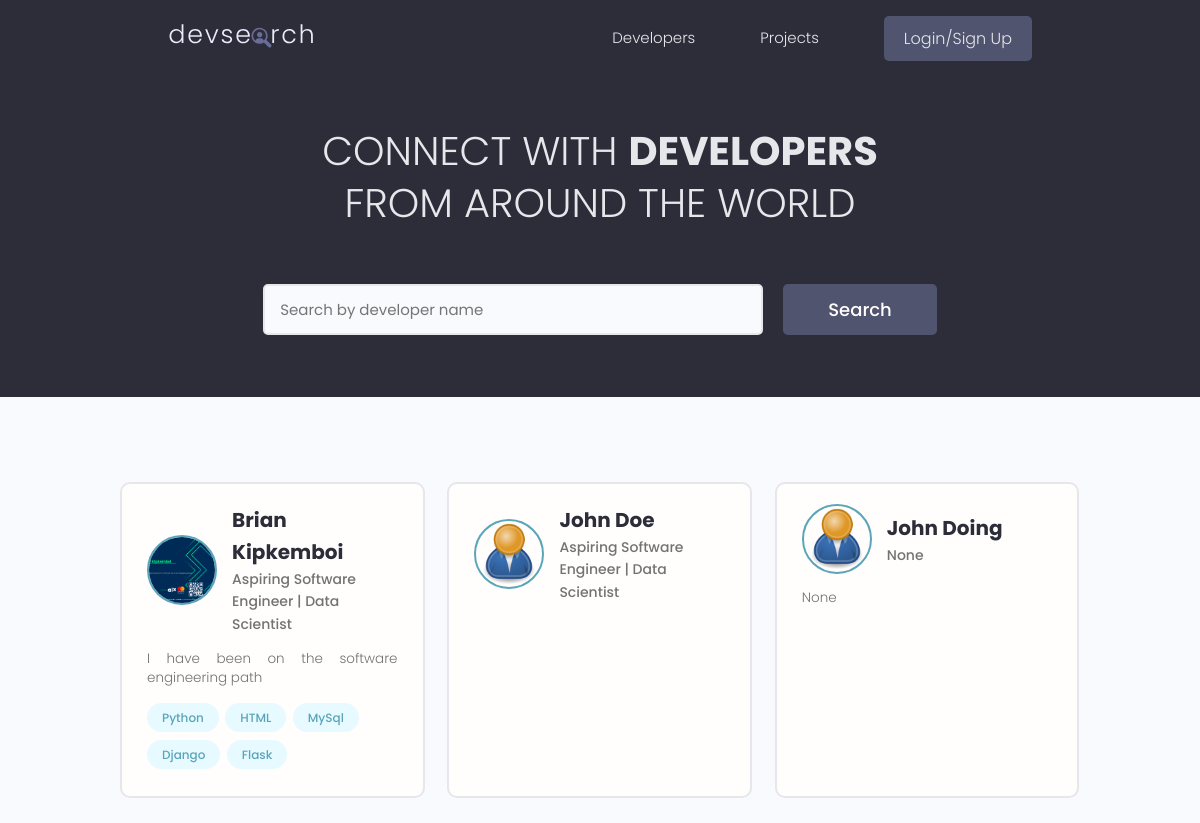
Before: / with the older database file.
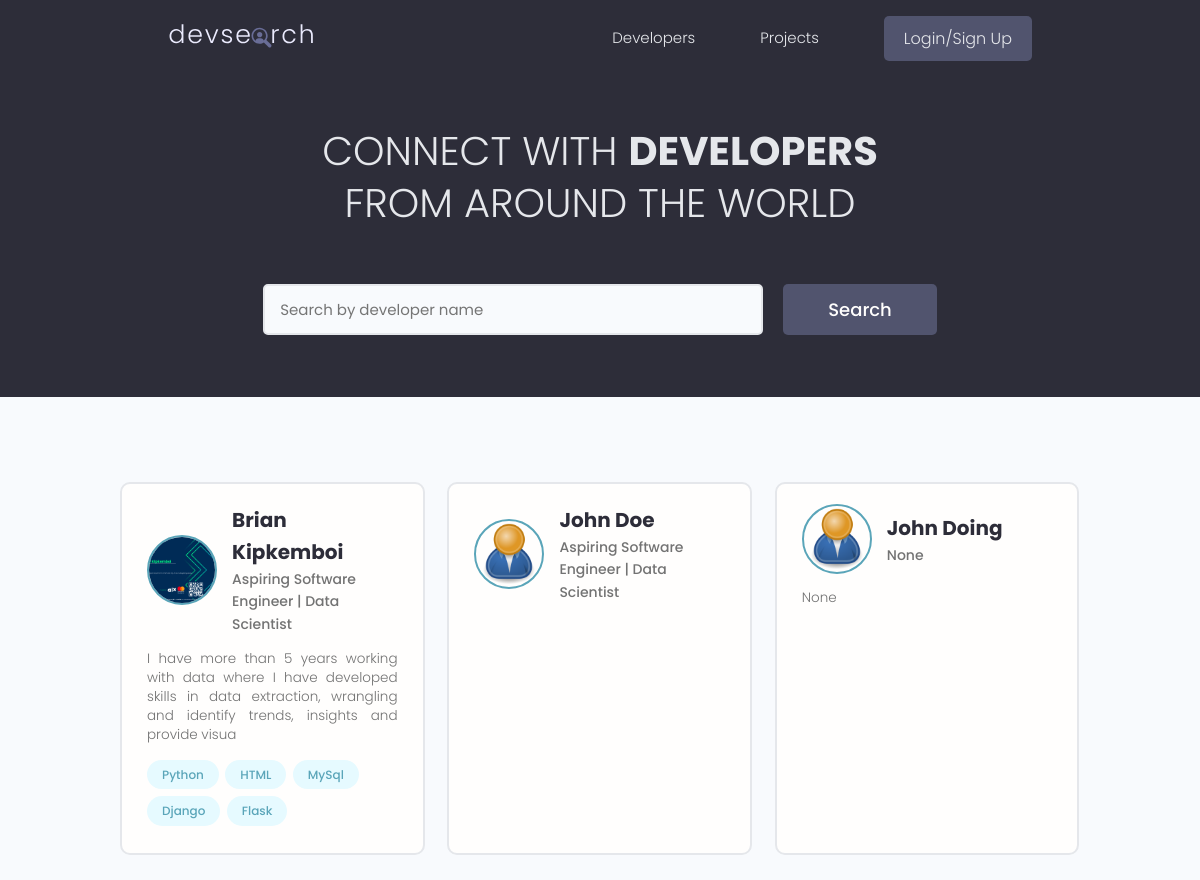
After: the same page with the newer database file.
### users/models.py (models this page shows, shortened)
class Profile(models.Model):
    user = models.OneToOneField(
        User, on_delete=models.CASCADE, null=True, blank=True)
    name = models.CharField(max_length=200, blank=True, null=True)
    email = models.EmailField(max_length=500, blank=True, null=True)
    username = models.CharField(max_length=200, blank=True, null=True)
    location = models.CharField(max_length=200, blank=True, null=True)
    short_intro = models.CharField(max_length=200, blank=True, null=True)
    bio = models.TextField(blank=True, null=True)
    profile_image = models.ImageField(
        null=True, blank=True, upload_to='profiles/', default="profiles/user-default.png")
    social_github = models.CharField(max_length=200, blank=True, null=True)
    social_twitter = models.CharField(max_length=200, blank=True, null=True)
    social_linkedin = models.CharField(max_length=200, blank=True, null=True)
    social_youtube = models.CharField(max_length=200, blank=True, null=True)
    social_website = models.CharField(max_length=200, blank=True, null=True)
    created = models.DateTimeField(auto_now_add=True)
    id = models.UUIDField(default=uuid.uuid4, unique=True,
                          primary_key=True, editable=False)
    class Meta:
        ordering = ['created']
    @property
    def imageURL(self):
        try:
            url = self.profile_image.url
        except:
            url = ''
        return url

### users/views.py (the view)
# urls.py: path('', views.profiles, name="profiles"),
def profiles(request):
    profiles, search_query = searchProfiles(request)
    custom_range, profiles = paginateProfiles(request, profiles, 3)
    context = {'profiles': profiles, 'search_query': search_query,
               'custom_range': custom_range}
    return render(request, 'users/profiles.html', context)

### users/models.py (called while the page is built)
    def __str__(self):
        return str(self.name)

### users/utils.py (called while the page is built)
def paginateProfiles(request, profiles, results):
    page = request.GET.get('page')
    paginator = Paginator(profiles, results)
    try:
        profiles = paginator.page(page)
    except PageNotAnInteger:
        page = 1
        profiles = paginator.page(page)
    except EmptyPage:
        page = paginator.num_pages
        profiles = paginator.page(page)
    leftIndex = (int(page) - 4)
    if leftIndex < 1:
        leftIndex = 1
    rightIndex = (int(page) + 5)
    if rightIndex > paginator.num_pages:
        rightIndex = paginator.num_pages + 1
    custom_range = range(leftIndex, rightIndex)
    return custom_range, profiles

def searchProfiles(request):
    search_query = ''
    if request.GET.get('search_query'):
        search_query = request.GET.get('search_query')
    skills = Skill.objects.filter(name__icontains=search_query)
    profiles = Profile.objects.distinct().filter(
        Q(name__icontains=search_query) |
        Q(short_intro__icontains=search_query) |
        Q(skill__in=skills)
    )
    return profiles, search_query

### users/templates/users/profiles.html (shortened to what this page needs)
{% extends 'main.html' %}
{% block content %}
<main class="home">
    <section class="hero-section text-center">
        <div class="container container--narrow">
            <div class="hero-section__box">
                <h2>CONNECT WITH <span>DEVELOPERS</span></h2>
                <h2>FROM AROUND THE WORLD</h2>
            </div>
            <div class="hero-section__search">
                <form id="searchForm" class="form" action="{% url 'profiles' %}" method="get">
                    <div class="form__field">
                        <input class="input input--text" id="formInput#search" type="text" name="search_query"
                            value="{{search_query}}" placeholder="Search by developer name" />
                    </div>
                    <input class="btn btn--sub btn--lg" type="submit" value="Search" />
                </form>
            </div>
        </div>
    </section>
    <section class="devlist">
        <div class="container">
            <div class="grid grid--three">
                {% for profile in profiles %}
                <div class="column card">
                    <div class="dev">
                        <a href="{% url 'user-profile' profile.id %}" class="card__body">
                            <div class="dev__profile">
                                <img class="avatar avatar--md" src="{{ profile.imageURL }}" alt="image" />
                                <div class="dev__meta">
                                    <h3>{{profile.name}}</h3>
                                    <h5>{{profile.short_intro|slice:"60"}}</h5>
                                </div>
                            </div>
                            <p class="dev__info">{{profile.bio|slice:"150"}}</p>
                            <div class="dev__skills">
                                {% for skill in profile.skill_set.all|slice:"5" %}
                                <span class="tag tag--pill tag--main">
                                    <small>{{skill}}</small>
                                </span>
                                {% endfor %}
                            </div>
                        </a>
                    </div>
                </div>
                {% endfor %}
            </div>
        </div>
    </section>
</main>
{% endblock content %}

Changed rows visible on the page:
changed Profile "Brian Kipkemboi": bio "I have been on the software engineering path" → "I have more than 5 years working with data where I have developed skills in data extraction, wrangling and identify trends, insights and provide visua"
